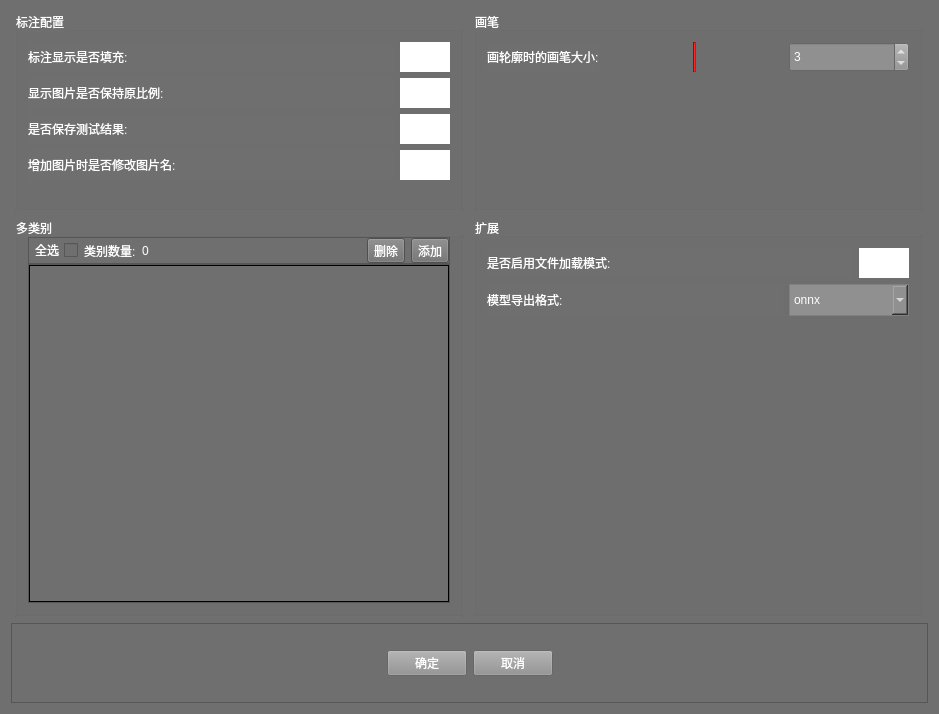
<?xml version="1.0" encoding="UTF-8"?>
<ui version="4.0">
 <class>sysSettingForm</class>
 <widget class="QWidget" name="sysSettingForm">
  <property name="geometry">
   <rect>
    <x>0</x>
    <y>0</y>
    <width>939</width>
    <height>714</height>
   </rect>
  </property>
  <property name="maximumSize">
   <size>
    <width>939</width>
    <height>750</height>
   </size>
  </property>
  <property name="windowTitle">
   <string>系统设置</string>
  </property>
  <property name="windowIcon">
   <iconset>
    <normaloff>../../../../resources/icons/system/setting.png</normaloff>../../../../resources/icons/system/setting.png</iconset>
  </property>
  <property name="styleSheet">
   <string notr="true">background-color: rgb(111, 111, 111);</string>
  </property>
  <layout class="QGridLayout" name="gridLayout_7">
   <item row="0" column="0">
    <layout class="QVBoxLayout" name="verticalLayout">
     <item>
      <layout class="QHBoxLayout" name="horizontalLayout_8">
       <item>
        <widget class="QGroupBox" name="groupBox_setting">
         <property name="minimumSize">
          <size>
           <width>450</width>
           <height>200</height>
          </size>
         </property>
         <property name="maximumSize">
          <size>
           <width>450</width>
           <height>200</height>
          </size>
         </property>
         <property name="font">
          <font>
           <pointsize>9</pointsize>
          </font>
         </property>
         <property name="styleSheet">
          <string notr="true">color: rgb(255, 255, 255);</string>
         </property>
         <property name="title">
          <string>标注配置</string>
         </property>
         <layout class="QGridLayout" name="gridLayout_5">
          <item row="0" column="0">
           <layout class="QVBoxLayout" name="verticalLayout_2">
            <item>
             <layout class="QHBoxLayout" name="horizontalLayout_3">
              <item>
               <widget class="QLabel" name="label_fill">
                <property name="font">
                 <font>
                  <pointsize>9</pointsize>
                 </font>
                </property>
                <property name="styleSheet">
                 <string notr="true">color: rgb(255, 255, 255);</string>
                </property>
                <property name="text">
                 <string>标注显示是否填充:</string>
                </property>
               </widget>
              </item>
              <item>
               <widget class="SwitchButton" name="switchBtn_fill" native="true">
                <property name="minimumSize">
                 <size>
                  <width>50</width>
                  <height>30</height>
                 </size>
                </property>
                <property name="maximumSize">
                 <size>
                  <width>50</width>
                  <height>30</height>
                 </size>
                </property>
                <property name="styleSheet">
                 <string notr="true">background-color: rgb(255, 255, 255);</string>
                </property>
               </widget>
              </item>
             </layout>
            </item>
            <item>
             <layout class="QHBoxLayout" name="horizontalLayout_4">
              <item>
               <widget class="QLabel" name="label">
                <property name="font">
                 <font>
                  <pointsize>9</pointsize>
                 </font>
                </property>
                <property name="styleSheet">
                 <string notr="true">color: rgb(255, 255, 255);</string>
                </property>
                <property name="text">
                 <string>显示图片是否保持原比例:</string>
                </property>
               </widget>
              </item>
              <item>
               <widget class="SwitchButton" name="switchBtn_inproportion" native="true">
                <property name="minimumSize">
                 <size>
                  <width>50</width>
                  <height>30</height>
                 </size>
                </property>
                <property name="maximumSize">
                 <size>
                  <width>50</width>
                  <height>30</height>
                 </size>
                </property>
                <property name="styleSheet">
                 <string notr="true">background-color: rgb(255, 255, 255);</string>
                </property>
               </widget>
              </item>
             </layout>
            </item>
            <item>
             <layout class="QHBoxLayout" name="horizontalLayout_7">
              <item>
               <widget class="QLabel" name="label_4">
                <property name="font">
                 <font>
                  <pointsize>9</pointsize>
                 </font>
                </property>
                <property name="text">
                 <string>是否保存测试结果:</string>
                </property>
               </widget>
              </item>
              <item>
               <widget class="SwitchButton" name="widget_test" native="true">
                <property name="minimumSize">
                 <size>
                  <width>50</width>
                  <height>30</height>
                 </size>
                </property>
                <property name="maximumSize">
                 <size>
                  <width>50</width>
                  <height>30</height>
                 </size>
                </property>
                <property name="styleSheet">
                 <string notr="true">background-color: rgb(255, 255, 255);</string>
                </property>
               </widget>
              </item>
             </layout>
            </item>
            <item>
             <layout class="QHBoxLayout" name="horizontalLayout_5">
              <item>
               <widget class="QLabel" name="label_2">
                <property name="font">
                 <font>
                  <pointsize>9</pointsize>
                 </font>
                </property>
                <property name="styleSheet">
                 <string notr="true">color: rgb(255, 255, 255);</string>
                </property>
                <property name="text">
                 <string>增加图片时是否修改图片名:</string>
                </property>
               </widget>
              </item>
              <item>
               <widget class="SwitchButton" name="switchBtn_changeImageName" native="true">
                <property name="minimumSize">
                 <size>
                  <width>50</width>
                  <height>30</height>
                 </size>
                </property>
                <property name="maximumSize">
                 <size>
                  <width>50</width>
                  <height>30</height>
                 </size>
                </property>
                <property name="styleSheet">
                 <string notr="true">background-color: rgb(255, 255, 255);</string>
                </property>
               </widget>
              </item>
             </layout>
            </item>
           </layout>
          </item>
          <item row="1" column="0">
           <spacer name="verticalSpacer">
            <property name="orientation">
             <enum>Qt::Vertical</enum>
            </property>
            <property name="sizeHint" stdset="0">
             <size>
              <width>20</width>
              <height>40</height>
             </size>
            </property>
           </spacer>
          </item>
         </layout>
        </widget>
       </item>
       <item>
        <widget class="QGroupBox" name="groupBox_pen">
         <property name="minimumSize">
          <size>
           <width>450</width>
           <height>200</height>
          </size>
         </property>
         <property name="maximumSize">
          <size>
           <width>450</width>
           <height>200</height>
          </size>
         </property>
         <property name="font">
          <font>
           <pointsize>9</pointsize>
          </font>
         </property>
         <property name="styleSheet">
          <string notr="true">color: rgb(255, 255, 255);</string>
         </property>
         <property name="title">
          <string>画笔</string>
         </property>
         <layout class="QGridLayout" name="gridLayout_6">
          <item row="0" column="0">
           <layout class="QVBoxLayout" name="verticalLayout_3">
            <item>
             <layout class="QHBoxLayout" name="horizontalLayout_2">
              <item>
               <widget class="QLabel" name="label_3">
                <property name="maximumSize">
                 <size>
                  <width>16777215</width>
                  <height>30</height>
                 </size>
                </property>
                <property name="font">
                 <font>
                  <pointsize>9</pointsize>
                 </font>
                </property>
                <property name="text">
                 <string>画轮廓时的画笔大小:</string>
                </property>
               </widget>
              </item>
              <item>
               <spacer name="horizontalSpacer_3">
                <property name="orientation">
                 <enum>Qt::Horizontal</enum>
                </property>
                <property name="sizeHint" stdset="0">
                 <size>
                  <width>40</width>
                  <height>20</height>
                 </size>
                </property>
               </spacer>
              </item>
              <item>
               <widget class="Line" name="line_width">
                <property name="maximumSize">
                 <size>
                  <width>16777215</width>
                  <height>30</height>
                 </size>
                </property>
                <property name="styleSheet">
                 <string notr="true">background-color: rgb(255, 0, 0);</string>
                </property>
                <property name="orientation">
                 <enum>Qt::Vertical</enum>
                </property>
               </widget>
              </item>
              <item>
               <spacer name="horizontalSpacer_4">
                <property name="orientation">
                 <enum>Qt::Horizontal</enum>
                </property>
                <property name="sizeHint" stdset="0">
                 <size>
                  <width>40</width>
                  <height>20</height>
                 </size>
                </property>
               </spacer>
              </item>
              <item>
               <widget class="QSpinBox" name="spinBox_penSize">
                <property name="minimumSize">
                 <size>
                  <width>120</width>
                  <height>30</height>
                 </size>
                </property>
                <property name="maximumSize">
                 <size>
                  <width>100</width>
                  <height>40</height>
                 </size>
                </property>
                <property name="font">
                 <font>
                  <pointsize>9</pointsize>
                 </font>
                </property>
                <property name="styleSheet">
                 <string notr="true">color: rgb(255, 255, 255);
background-color: rgb(144, 144, 144);</string>
                </property>
                <property name="minimum">
                 <number>1</number>
                </property>
                <property name="value">
                 <number>3</number>
                </property>
               </widget>
              </item>
             </layout>
            </item>
            <item>
             <spacer name="verticalSpacer_2">
              <property name="orientation">
               <enum>Qt::Vertical</enum>
              </property>
              <property name="sizeHint" stdset="0">
               <size>
                <width>20</width>
                <height>40</height>
               </size>
              </property>
             </spacer>
            </item>
           </layout>
          </item>
         </layout>
        </widget>
       </item>
      </layout>
     </item>
     <item>
      <layout class="QHBoxLayout" name="horizontalLayout_9">
       <item>
        <widget class="QGroupBox" name="groupBox_moreType">
         <property name="minimumSize">
          <size>
           <width>450</width>
           <height>400</height>
          </size>
         </property>
         <property name="maximumSize">
          <size>
           <width>450</width>
           <height>400</height>
          </size>
         </property>
         <property name="font">
          <font>
           <pointsize>9</pointsize>
          </font>
         </property>
         <property name="styleSheet">
          <string notr="true">color: rgb(255, 255, 255);</string>
         </property>
         <property name="title">
          <string>多类别</string>
         </property>
         <layout class="QGridLayout" name="gridLayout_2">
          <property name="topMargin">
           <number>0</number>
          </property>
          <property name="verticalSpacing">
           <number>0</number>
          </property>
          <item row="1" column="0">
           <widget class="QFrame" name="frame_2">
            <property name="frameShape">
             <enum>QFrame::StyledPanel</enum>
            </property>
            <property name="frameShadow">
             <enum>QFrame::Raised</enum>
            </property>
            <layout class="QGridLayout" name="gridLayout_3">
             <property name="leftMargin">
              <number>0</number>
             </property>
             <property name="topMargin">
              <number>0</number>
             </property>
             <property name="rightMargin">
              <number>0</number>
             </property>
             <property name="bottomMargin">
              <number>0</number>
             </property>
             <property name="spacing">
              <number>0</number>
             </property>
             <item row="0" column="0">
              <layout class="QVBoxLayout" name="verticalLayout_4">
               <property name="spacing">
                <number>0</number>
               </property>
               <item>
                <widget class="QScrollArea" name="scrollArea_moreType">
                 <property name="styleSheet">
                  <string notr="true"> /*
  垂直滚动条
*/
 QScrollArea:vertical {
	 background-color: rgb(0, 0, 0);
     width: 9px;
     margin: 0px 0 0px 0;
}
 QScrollBar::handle:vertical {
     background: rgb(195, 195, 195);
     min-height: 20px;
     margin: 0 1px 0 2px;
     border-radius: 3px;
     border: none;
	
}

 QScrollBar::add-line:vertical {
     background-color: rgb(85, 255, 255);
     height: 0px;
     subcontrol-position: bottom;
     subcontrol-origin: margin;
}

 QScrollBar::sub-line:vertical {
     background-color: rgb(85, 255, 255);
     height: 0px;
     subcontrol-position: top;
     subcontrol-origin: margin;
}

 QScrollBar::up-arrow:vertical, QScrollBar::down-arrow:vertical {
     border: 1px solid grey;
     width: 3px;
     height: 3px;
     background: white;
}

 QScrollBar::add-page:vertical, QScrollBar::sub-page:vertical {
     background: none;
}
	</string>
                 </property>
                 <property name="widgetResizable">
                  <bool>true</bool>
                 </property>
                 <widget class="QWidget" name="scrollAreaWidgetContents_2">
                  <property name="geometry">
                   <rect>
                    <x>0</x>
                    <y>0</y>
                    <width>430</width>
                    <height>353</height>
                   </rect>
                  </property>
                  <property name="styleSheet">
                   <string notr="true"/>
                  </property>
                  <layout class="QGridLayout" name="gridLayout_8">
                   <property name="leftMargin">
                    <number>0</number>
                   </property>
                   <property name="topMargin">
                    <number>9</number>
                   </property>
                   <property name="rightMargin">
                    <number>0</number>
                   </property>
                   <property name="bottomMargin">
                    <number>0</number>
                   </property>
                   <property name="spacing">
                    <number>0</number>
                   </property>
                   <item row="0" column="0">
                    <layout class="QVBoxLayout" name="verticalLayout_addType">
                     <property name="spacing">
                      <number>2</number>
                     </property>
                    </layout>
                   </item>
                  </layout>
                 </widget>
                </widget>
               </item>
              </layout>
             </item>
            </layout>
           </widget>
          </item>
          <item row="0" column="0">
           <widget class="QFrame" name="frame_3">
            <property name="maximumSize">
             <size>
              <width>16777215</width>
              <height>40</height>
             </size>
            </property>
            <property name="frameShape">
             <enum>QFrame::StyledPanel</enum>
            </property>
            <property name="frameShadow">
             <enum>QFrame::Raised</enum>
            </property>
            <layout class="QGridLayout" name="gridLayout_4">
             <property name="leftMargin">
              <number>0</number>
             </property>
             <property name="topMargin">
              <number>0</number>
             </property>
             <property name="rightMargin">
              <number>0</number>
             </property>
             <property name="bottomMargin">
              <number>0</number>
             </property>
             <property name="spacing">
              <number>0</number>
             </property>
             <item row="0" column="0">
              <layout class="QHBoxLayout" name="horizontalLayout_10">
               <item>
                <widget class="QCheckBox" name="checkBox_selectAll">
                 <property name="font">
                  <font>
                   <pointsize>9</pointsize>
                  </font>
                 </property>
                 <property name="layoutDirection">
                  <enum>Qt::RightToLeft</enum>
                 </property>
                 <property name="text">
                  <string>全选</string>
                 </property>
                </widget>
               </item>
               <item>
                <widget class="QLabel" name="label_type">
                 <property name="font">
                  <font>
                   <pointsize>9</pointsize>
                  </font>
                 </property>
                 <property name="text">
                  <string>类别数量:</string>
                 </property>
                </widget>
               </item>
               <item>
                <widget class="QLabel" name="label_typeNum">
                 <property name="minimumSize">
                  <size>
                   <width>100</width>
                   <height>0</height>
                  </size>
                 </property>
                 <property name="font">
                  <font>
                   <pointsize>9</pointsize>
                  </font>
                 </property>
                 <property name="text">
                  <string>0</string>
                 </property>
                </widget>
               </item>
               <item>
                <spacer name="horizontalSpacer_5">
                 <property name="orientation">
                  <enum>Qt::Horizontal</enum>
                 </property>
                 <property name="sizeHint" stdset="0">
                  <size>
                   <width>40</width>
                   <height>20</height>
                  </size>
                 </property>
                </spacer>
               </item>
               <item>
                <widget class="QToolButton" name="toolButton_del">
                 <property name="font">
                  <font>
                   <pointsize>9</pointsize>
                  </font>
                 </property>
                 <property name="text">
                  <string>删除</string>
                 </property>
                </widget>
               </item>
               <item>
                <widget class="QToolButton" name="toolButton_addMoreType">
                 <property name="font">
                  <font>
                   <pointsize>9</pointsize>
                  </font>
                 </property>
                 <property name="text">
                  <string>添加</string>
                 </property>
                </widget>
               </item>
              </layout>
             </item>
            </layout>
           </widget>
          </item>
         </layout>
        </widget>
       </item>
       <item>
        <widget class="QGroupBox" name="groupBox">
         <property name="minimumSize">
          <size>
           <width>450</width>
           <height>400</height>
          </size>
         </property>
         <property name="maximumSize">
          <size>
           <width>450</width>
           <height>400</height>
          </size>
         </property>
         <property name="font">
          <font>
           <pointsize>9</pointsize>
          </font>
         </property>
         <property name="styleSheet">
          <string notr="true">color: rgb(255, 255, 255);</string>
         </property>
         <property name="title">
          <string>扩展</string>
         </property>
         <layout class="QGridLayout" name="gridLayout_9">
          <item row="0" column="0">
           <layout class="QVBoxLayout" name="verticalLayout_5">
            <item>
             <layout class="QHBoxLayout" name="horizontalLayout_6">
              <item>
               <widget class="QLabel" name="label_5">
                <property name="font">
                 <font>
                  <pointsize>9</pointsize>
                 </font>
                </property>
                <property name="text">
                 <string>是否启用文件加载模式:</string>
                </property>
               </widget>
              </item>
              <item>
               <widget class="SwitchButton" name="widget_lodeFileMode" native="true">
                <property name="minimumSize">
                 <size>
                  <width>50</width>
                  <height>30</height>
                 </size>
                </property>
                <property name="maximumSize">
                 <size>
                  <width>50</width>
                  <height>30</height>
                 </size>
                </property>
                <property name="styleSheet">
                 <string notr="true">background-color: rgb(255, 255, 255);</string>
                </property>
               </widget>
              </item>
             </layout>
            </item>
            <item>
             <layout class="QHBoxLayout" name="horizontalLayout_12">
              <item>
               <widget class="QLabel" name="label_6">
                <property name="font">
                 <font>
                  <pointsize>9</pointsize>
                 </font>
                </property>
                <property name="text">
                 <string>模型导出格式:</string>
                </property>
               </widget>
              </item>
              <item>
               <widget class="QComboBox" name="comboBox_exportMode">
                <property name="minimumSize">
                 <size>
                  <width>120</width>
                  <height>30</height>
                 </size>
                </property>
                <property name="maximumSize">
                 <size>
                  <width>100</width>
                  <height>16777215</height>
                 </size>
                </property>
                <property name="font">
                 <font>
                  <pointsize>9</pointsize>
                 </font>
                </property>
                <property name="styleSheet">
                 <string notr="true">QComboBox{
border:1px solid gray;
color: rgb(255, 255, 255);
background-color: rgb(144, 144, 144);
height: 30px;
}
/* 下拉后，整个下拉窗体样式 */
QComboBox QAbstractItemView {
    /*outline: 1px solid gray;    选定项的虚框 */
    border: 0px solid gray;   /* 整个下拉窗体的边框 */
    color: white;
    background-color: #545454;   /* 整个下拉窗体的背景色 */
    selection-background-color: #55aaff;   /* 整个下拉窗体被选中项的背景色 */
}

/* 下拉后，整个下拉窗体每项的样式 */
QComboBox QAbstractItemView::item {
    height: 50px;   /* 项的高度 */
}

/* 下拉后，整个下拉窗体越过每项的样式 */
QComboBox QAbstractItemView::item:hover {
    color: #FFFFFF;
    background-color: #55aaff;   /* 整个下拉窗体越过每项的背景色 */
}

/* 下拉后，整个下拉窗体被选择的每项的样式 */
QComboBox QAbstractItemView::item:selected {
    color: #FFFFFF;
    background-color: #55aaff;
}</string>
                </property>
                <property name="currentIndex">
                 <number>0</number>
                </property>
                <item>
                 <property name="text">
                  <string>onnx</string>
                 </property>
                </item>
                <item>
                 <property name="text">
                  <string>libtorch</string>
                 </property>
                </item>
               </widget>
              </item>
             </layout>
            </item>
            <item>
             <spacer name="verticalSpacer_3">
              <property name="orientation">
               <enum>Qt::Vertical</enum>
              </property>
              <property name="sizeHint" stdset="0">
               <size>
                <width>20</width>
                <height>40</height>
               </size>
              </property>
             </spacer>
            </item>
           </layout>
          </item>
         </layout>
        </widget>
       </item>
      </layout>
     </item>
     <item>
      <widget class="QFrame" name="frame">
       <property name="maximumSize">
        <size>
         <width>16777215</width>
         <height>100</height>
        </size>
       </property>
       <property name="frameShape">
        <enum>QFrame::StyledPanel</enum>
       </property>
       <property name="frameShadow">
        <enum>QFrame::Raised</enum>
       </property>
       <layout class="QGridLayout" name="gridLayout">
        <item row="0" column="0">
         <layout class="QHBoxLayout" name="horizontalLayout">
          <item>
           <spacer name="horizontalSpacer">
            <property name="orientation">
             <enum>Qt::Horizontal</enum>
            </property>
            <property name="sizeHint" stdset="0">
             <size>
              <width>40</width>
              <height>20</height>
             </size>
            </property>
           </spacer>
          </item>
          <item>
           <widget class="QPushButton" name="pushButton_ok">
            <property name="font">
             <font>
              <pointsize>9</pointsize>
             </font>
            </property>
            <property name="styleSheet">
             <string notr="true">QPushButton#pushButton_ok{	
color: rgb(255, 255, 255);
background-color: rgb(144, 144, 144);
}
QPushButton#pushButton_ok:disabled{
        background-color: rgb(144, 144, 144);
		color: #bbbbbb;
		outline: none;
		border-style:inset;
    }</string>
            </property>
            <property name="text">
             <string>确定</string>
            </property>
           </widget>
          </item>
          <item>
           <widget class="QPushButton" name="pushButton_cancel">
            <property name="font">
             <font>
              <pointsize>9</pointsize>
             </font>
            </property>
            <property name="styleSheet">
             <string notr="true">QPushButton#pushButton_cancel{	
color: rgb(255, 255, 255);
background-color: rgb(144, 144, 144);
}
QPushButton#pushButton_cancel:disabled{
        background-color: rgb(144, 144, 144);
		color: #bbbbbb;
		outline: none;
		border-style:inset;
    }</string>
            </property>
            <property name="text">
             <string>取消</string>
            </property>
           </widget>
          </item>
          <item>
           <spacer name="horizontalSpacer_2">
            <property name="orientation">
             <enum>Qt::Horizontal</enum>
            </property>
            <property name="sizeHint" stdset="0">
             <size>
              <width>40</width>
              <height>20</height>
             </size>
            </property>
           </spacer>
          </item>
         </layout>
        </item>
       </layout>
      </widget>
     </item>
    </layout>
   </item>
  </layout>
 </widget>
 <layoutdefault spacing="6" margin="11"/>
 <customwidgets>
  <customwidget>
   <class>SwitchButton</class>
   <extends>QWidget</extends>
   <header>SwitchButton.h</header>
   <container>1</container>
  </customwidget>
 </customwidgets>
 <resources/>
 <connections/>
</ui>
